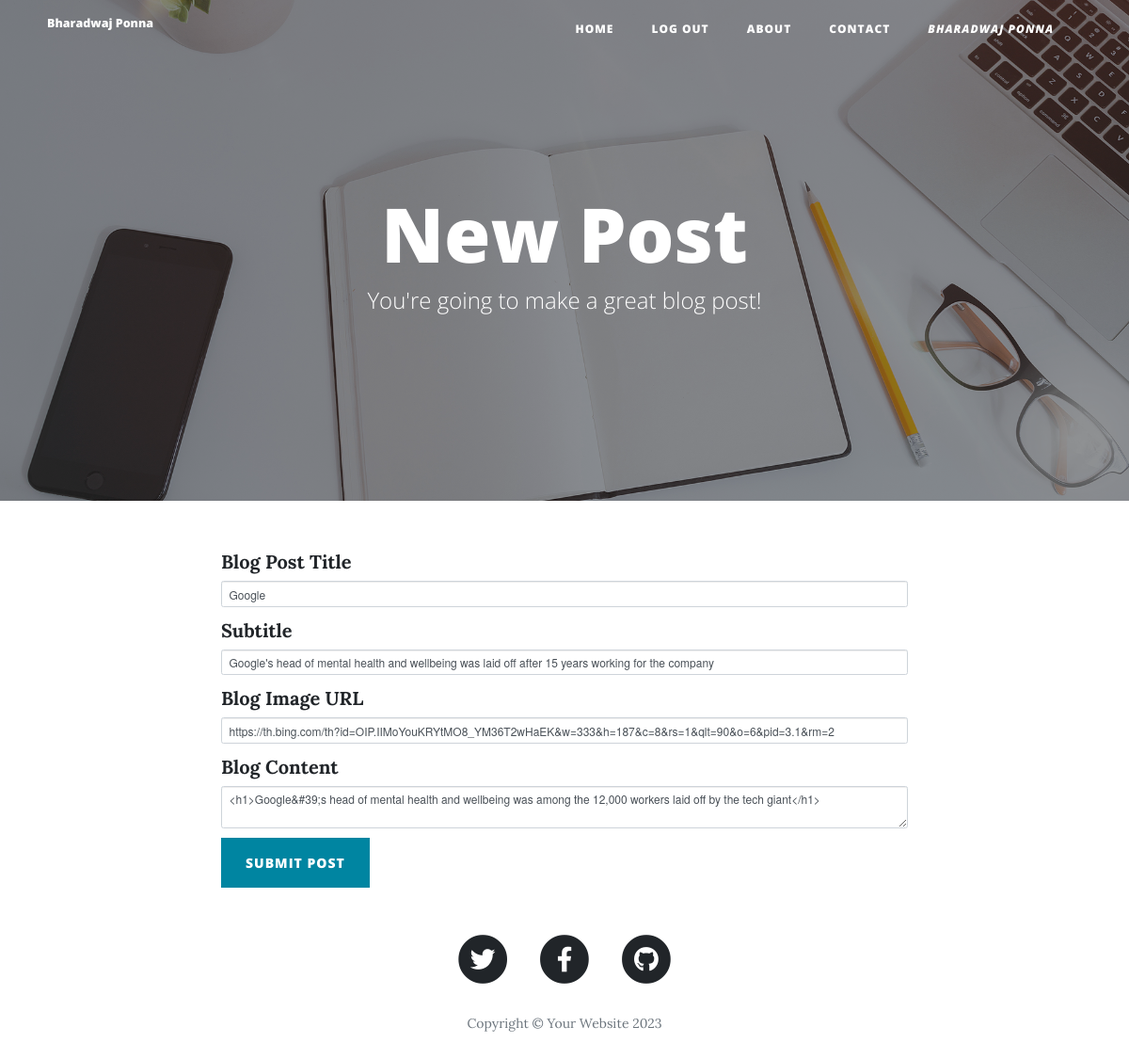
/edit-post/2 (signed in), run on the app's committed database.
### main.py (models this page shows)
class User(UserMixin, db.Model):
    __table__name = "users"
    id = db.Column(db.Integer, primary_key=True)
    email = db.Column(db.String(50), unique=True)
    password = db.Column(db.String(100))
    name = db.Column(db.String(100))
    posts = relationship('BlogPost', back_populates='author')
    comments = relationship('Comment', back_populates='comment_author')
    dummy_password = db.Column(db.String(100), nullable=True)

class BlogPost(db.Model):
    __tablename__ = "blog_posts"
    id = db.Column(db.Integer, primary_key=True)
    author_id = db.Column(db.Integer, db.ForeignKey('user.id'))
    author = relationship('User', back_populates="posts")
    title = db.Column(db.String(250), unique=True, nullable=False)
    subtitle = db.Column(db.String(250), nullable=False)
    date = db.Column(db.String(250), nullable=False)
    body = db.Column(db.Text, nullable=False)
    img_url = db.Column(db.String(250), nullable=False)
    comments = relationship("Comment", back_populates='parent_post')

### main.py (the view, shortened to what this page needs)
@app.route("/edit-post/<int:post_id>")
@admin_only
def edit_post(post_id):
    post = BlogPost.query.get(post_id)
    edit_form = CreatePostForm(
        title=post.title,
        subtitle=post.subtitle,
        img_url=post.img_url,
        author=post.author,
        body=post.body
    )
    return render_template("make-post.html", form=edit_form, current_user=current_user)

### forms.py
class CreatePostForm(FlaskForm):
    title = StringField("Blog Post Title", validators=[DataRequired()])
    subtitle = StringField("Subtitle", validators=[DataRequired()])
    img_url = StringField("Blog Image URL", validators=[DataRequired(), URL()])
    body = CKEditorField("Blog Content", validators=[DataRequired()])
    submit = SubmitField("Submit Post")

### main.py (called while the page is built)
@login_manager.user_loader
def load_user(user_id):
    return User.query.get(int(user_id))

def admin_only(f):
    @wraps(f)
    def decorated_function(*args, **kwargs):
        if current_user.id != 1:
            return abort(403)
        return f(*args, **kwargs)
    return decorated_function

### templates/make-post.html (shortened to what this page needs)
{% extends 'bootstrap/base.html' %}
{% import "bootstrap/wtf.html" as wtf %}
{% block content %}
{% include "header.html" %}
  <header class="masthead" style="background-image: url('{{ url_for('static', filename='img/edit-bg.jpg')}}')">
    <div class="overlay"></div>
    <div class="container">
      <div class="row">
        <div class="col-lg-8 col-md-10 mx-auto">
          <div class="page-heading">
            {% if is_edit: %}
            <h1>Edit Post</h1>
            {% else: %}
            <h1>New Post</h1>
            {% endif %}
            <span class="subheading">You're going to make a great blog post!</span>
          </div>
        </div>
      </div>
    </div>
  </header>
  <div class="container">
    <div class="row">
      <div class="col-lg-8 col-md-10 mx-auto">
        {{ wtf.quick_form(form, novalidate=True, button_map={"submit": "primary"}) }}
      </div>
    </div>
  </div>
{% include "footer.html" %}
{% endblock %}

### templates/header.html (shortened to what this page needs)
<!DOCTYPE html>
<html lang="en">
<head>
  <link href="{{ url_for('static', filename='vendor/bootstrap/css/bootstrap.min.css') }}" rel="stylesheet">
  <link href="{{ url_for('static', filename='vendor/fontawesome-free/css/all.min.css')}}" rel="stylesheet" type="text/css">
  <link href="{{ url_for('static', filename='css/clean-blog.min.css')}}" rel="stylesheet">
</head>
<body>
  <nav class="navbar navbar-expand-lg navbar-light fixed-top" id="mainNav">
    <div class="container">
      <a class="navbar-brand" href="{{url_for('get_all_posts')}}">Bharadwaj Ponna</a>
      <div class="collapse navbar-collapse" id="navbarResponsive">
        <ul class="navbar-nav ml-auto">
          <li class="nav-item">
            <a class="nav-link" href="{{ url_for('get_all_posts') }}">Home</a>
          </li>
          {% if not current_user.is_authenticated %}
          <li class="nav-item">
            <a class="nav-link" href="{{ url_for('login') }}">Login</a>
          </li>
          <li class="nav-item">
            <a class="nav-link" href="{{ url_for('register') }}">Register</a>
          </li>
          {% else %}
          <li class="nav-item">
            <a class="nav-link" href="{{ url_for('logout') }}">Log Out</a>
          </li>
          {% endif %}
          <li class="nav-item">
            <a class="nav-link" href="{{ url_for('about') }}">About</a>
          </li>
          <li class="nav-item">
            <a class="nav-link" href="{{ url_for('contact') }}">Contact</a>
          </li>
          {% if current_user.is_authenticated %}
          <li class="nav-item">
            <a class="nav-link" href="#">
              <span><em>{{current_user.name}}</em></span>
            </a>
          </li>
          {% endif %}
        </ul>
      </div>
    </div>
  </nav>

### templates/footer.html (shortened to what this page needs)
  <footer>
    <div class="container">
      <div class="row">
        <div class="col-lg-8 col-md-10 mx-auto">
          <ul class="list-inline text-center">
            <li class="list-inline-item">
              <a href="#">
                <span class="fa-stack fa-lg">
                  <i class="fas fa-circle fa-stack-2x"></i>
                  <i class="fab fa-twitter fa-stack-1x fa-inverse"></i>
                </span>
              </a>
            </li>
            <li class="list-inline-item">
              <a href="#">
                <span class="fa-stack fa-lg">
                  <i class="fas fa-circle fa-stack-2x"></i>
                  <i class="fab fa-facebook-f fa-stack-1x fa-inverse"></i>
                </span>
              </a>
            </li>
            <li class="list-inline-item">
              <a href="#">
                <span class="fa-stack fa-lg">
                  <i class="fas fa-circle fa-stack-2x"></i>
                  <i class="fab fa-github fa-stack-1x fa-inverse"></i>
                </span>
              </a>
            </li>
          </ul>
          <p class="copyright text-muted">Copyright &copy; Your Website 2023</p>
        </div>
      </div>
    </div>
  </footer>
</body>
</html>

### data on the page
User: name "BHARADWAJ PONNA"
BlogPost: title "Google", subtitle "Google's head of mental health and wellbeing was laid off after 15 years working for the company", img_url "https://th.bing.com/th?id=OIP.IIMoYouKRYtMO8_YM36T2wHaEK&w=333&h=187&c=8&rs=1&qlt=90&o=6&pid=3.1&rm=2", body "<h1>Google&#39;s head of mental health and wellbeing was among the 12,000 workers laid off by the tech giant</h1>"
